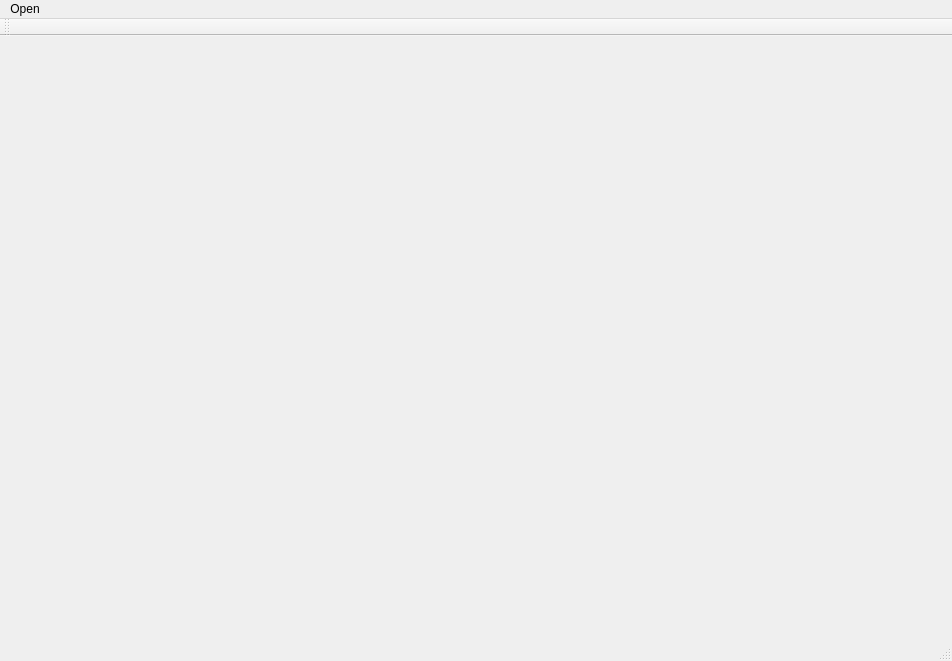
<?xml version="1.0" encoding="UTF-8"?>
<ui version="4.0">
 <class>SmartWindowUIClass</class>
 <widget class="QMainWindow" name="SmartWindowUIClass">
  <property name="geometry">
   <rect>
    <x>0</x>
    <y>0</y>
    <width>952</width>
    <height>661</height>
   </rect>
  </property>
  <property name="windowTitle">
   <string>SmartWindowUI</string>
  </property>
  <widget class="QWidget" name="centralWidget"/>
  <widget class="QMenuBar" name="menuBar">
   <property name="geometry">
    <rect>
     <x>0</x>
     <y>0</y>
     <width>952</width>
     <height>18</height>
    </rect>
   </property>
   <widget class="QMenu" name="menuOpen">
    <property name="title">
     <string>Open</string>
    </property>
   </widget>
   <addaction name="menuOpen"/>
  </widget>
  <widget class="QToolBar" name="mainToolBar">
   <attribute name="toolBarArea">
    <enum>TopToolBarArea</enum>
   </attribute>
   <attribute name="toolBarBreak">
    <bool>false</bool>
   </attribute>
  </widget>
  <widget class="QStatusBar" name="statusBar"/>
 </widget>
 <layoutdefault spacing="6" margin="11"/>
 <resources>
  <include location="smartwindowui.qrc"/>
 </resources>
 <connections/>
</ui>
